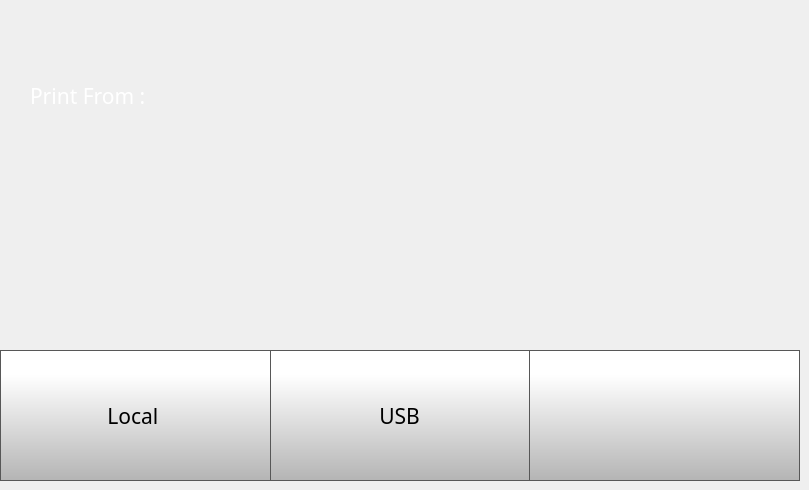
    <widget class="QWidget" name="printLocationPage">
     <widget class="QPushButton" name="fromUsbButton">
      <property name="geometry">
       <rect>
        <x>267</x>
        <y>350</y>
        <width>265</width>
        <height>131</height>
       </rect>
      </property>
      <property name="font">
       <font>
        <family>Gotham</family>
        <pointsize>16</pointsize>
       </font>
      </property>
      <property name="styleSheet">
       <string notr="true">QPushButton {
     border: 1px solid rgb(87, 87, 87);
	background-color: qlineargradient(spread:pad, x1:0, y1:1, x2:0, y2:0.188, stop:0 rgba(180, 180, 180, 255), stop:1 rgba(255, 255, 255, 255));



}

QPushButton:pressed {
    background-color: qlineargradient(x1: 0, y1: 0, x2: 0, y2: 1,
                                      stop: 0 #dadbde, stop: 1 #f6f7fa);
}

QPushButton:flat {
    border: none; /* no border for a flat push button */
}

QPushButton:default {
    border-color: navy; /* make the default button prominent */
}</string>
      </property>
      <property name="text">
       <string>USB</string>
      </property>
      <property name="icon">
       <iconset>
        <normaloff>templates/img/usb.png</normaloff>templates/img/usb.png</iconset>
      </property>
      <property name="iconSize">
       <size>
        <width>70</width>
        <height>70</height>
       </size>
      </property>
     </widget>
     <widget class="QLabel" name="printFromLabel">
      <property name="geometry">
       <rect>
        <x>30</x>
        <y>80</y>
        <width>231</width>
        <height>31</height>
       </rect>
      </property>
      <property name="font">
       <font>
        <family>Gotham</family>
        <pointsize>16</pointsize>
        <weight>50</weight>
        <bold>false</bold>
       </font>
      </property>
      <property name="styleSheet">
       <string notr="true">color: rgb(255, 255, 255);</string>
      </property>
      <property name="text">
       <string>Print From :</string>
      </property>
     </widget>
     <widget class="QPushButton" name="printLocationScreenBackButton">
      <property name="geometry">
       <rect>
        <x>529</x>
        <y>350</y>
        <width>271</width>
        <height>131</height>
       </rect>
      </property>
      <property name="minimumSize">
       <size>
        <width>0</width>
        <height>0</height>
       </size>
      </property>
      <property name="font">
       <font>
        <family>Gotham Light</family>
        <pointsize>16</pointsize>
       </font>
      </property>
      <property name="styleSheet">
       <string notr="true">QPushButton {
     border: 1px solid rgb(87, 87, 87);
	background-color: qlineargradient(spread:pad, x1:0, y1:1, x2:0, y2:0.188, stop:0 rgba(180, 180, 180, 255), stop:1 rgba(255, 255, 255, 255));


}

QPushButton:pressed {
    background-color: qlineargradient(x1: 0, y1: 0, x2: 0, y2: 1,
                                      stop: 0 #dadbde, stop: 1 #f6f7fa);
}

QPushButton:flat {
    border: none; /* no border for a flat push button */
}

QPushButton:default {
    border-color: navy; /* make the default button prominent */
}</string>
      </property>
      <property name="text">
       <string/>
      </property>
      <property name="icon">
       <iconset>
        <normaloff>templates/img/arrows-4.png</normaloff>templates/img/arrows-4.png</iconset>
      </property>
      <property name="iconSize">
       <size>
        <width>70</width>
        <height>70</height>
       </size>
      </property>
      <property name="checkable">
       <bool>false</bool>
      </property>
      <property name="autoDefault">
       <bool>false</bool>
      </property>
      <property name="default">
       <bool>false</bool>
      </property>
      <property name="flat">
       <bool>false</bool>
      </property>
     </widget>
     <widget class="QPushButton" name="fromLocalButton">
      <property name="geometry">
       <rect>
        <x>0</x>
        <y>350</y>
        <width>271</width>
        <height>131</height>
       </rect>
      </property>
      <property name="font">
       <font>
        <family>Gotham</family>
        <pointsize>16</pointsize>
       </font>
      </property>
      <property name="styleSheet">
       <string notr="true">QPushButton {
     border: 1px solid rgb(87, 87, 87);
	background-color: qlineargradient(spread:pad, x1:0, y1:1, x2:0, y2:0.188, stop:0 rgba(180, 180, 180, 255), stop:1 rgba(255, 255, 255, 255));



}

QPushButton:pressed {
    background-color: qlineargradient(x1: 0, y1: 0, x2: 0, y2: 1,
                                      stop: 0 #dadbde, stop: 1 #f6f7fa);
}

QPushButton:flat {
    border: none; /* no border for a flat push button */
}

QPushButton:default {
    border-color: navy; /* make the default button prominent */
}</string>
      </property>
      <property name="text">
       <string>Local </string>
      </property>
      <property name="icon">
       <iconset>
        <normaloff>templates/img/folder.png</normaloff>templates/img/folder.png</iconset>
      </property>
      <property name="iconSize">
       <size>
        <width>70</width>
        <height>70</height>
       </size>
      </property>
     </widget>
    </widget>
